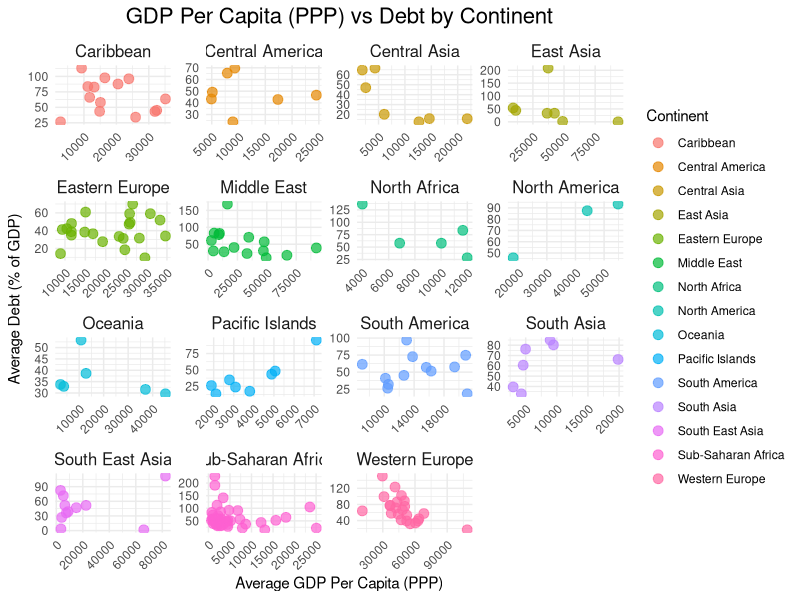

Write R code to recreate this figure. (Note: this script raises an error after producing the figure.)
## ---- chunk 1
suppressPackageStartupMessages(library(dplyr))
library(tidyr)
library(ggplot2)
data <- read.csv("data/data_continent.csv")

start_year <- 2000  # Specify the start year for analysis
end_year <- 2024    # Specify the end year for analysis



# Reshape the dataset from wide to long format
data_long <- data |>
  pivot_longer(
    cols = starts_with("X"),       # Columns for years (e.g., X1980, X1981, ...)
    names_to = "Year",             # Name the new column for years
    names_prefix = "X",            # Remove the prefix "X" from year names
    values_to = "Value"            # Name the column containing the values
  ) |>
  mutate(Year = as.numeric(Year))  # Convert Year column to numeric


# Filter data for the specified date period
data_long <- data_long |>
  filter(Year >= start_year & Year <= end_year)

gdp_per_capita <- data_long |>
  filter(INDICATOR.Name == "Gross domestic product (GDP), Per capita, purchasing power parity (PPP) international dollar") |>
  select(COUNTRY.Name, Continent, Year, GDP_per_capita_PPP = Value)

debt <- data_long |>
  filter(INDICATOR.Name == "Gross debt, General government, Percent of GDP") |>
  select(COUNTRY.Name, Continent, Year, Debt = Value)

merged_data <- gdp_per_capita |>
  inner_join(debt, by = c("COUNTRY.Name", "Continent", "Year"))
prepared_data <- merged_data |>
  group_by(COUNTRY.Name, Continent) |>
  summarize(
    Avg_GDP_per_capita_PPP = mean(GDP_per_capita_PPP, na.rm = TRUE),
    Avg_Debt = mean(Debt, na.rm = TRUE)
  )

prepared_data <- prepared_data |> drop_na()

filtered_data <- prepared_data |>
  filter(!is.na(Continent))

ggplot(filtered_data, aes(x = Avg_GDP_per_capita_PPP, y = Avg_Debt)) +
  geom_point(aes(color = Continent), size = 3, alpha = 0.7) +
  facet_wrap(~ Continent, scales = "free") +
  labs(
    title = "GDP Per Capita (PPP) vs Debt by Continent",
    x = "Average GDP Per Capita (PPP)",
    y = "Average Debt (% of GDP)",
    color = "Continent"
  ) +
  theme_minimal() +
  theme(
    plot.title = element_text(hjust = 0.5, size = 16),
    strip.text = element_text(size = 12),
    axis.text.x = element_text(angle = 45, hjust = 1)
  )


## ---- chunk 2
# Filter and prepare the data
prepared_data <- data_long |>
  filter(INDICATOR.Name %in% c(
    "Gross debt, General government, Percent of GDP",
    "Net lending (+) / net borrowing (-), General government, Percent of GDP",
    "Primary net lending (+) / net borrowing (-), General government, Percent of GDP",
    "Gross domestic product (GDP), Current prices, US Dollar"
  )) |>
  pivot_wider(names_from = INDICATOR.Name, values_from = Value) |>
  rename(
    Gross_Debt = `Gross debt, General government, Percent of GDP`,
    Primary_Lending = `Primary net lending (+) / net borrowing (-), General government, Percent of GDP`,
    Lending = `Net lending (+) / net borrowing (-), General government, Percent of GDP`) |>
  filter(!is.na(Gross_Debt), !is.na(Primary_Lending), !is.na(Lending),!is.na(Year)) |>
  mutate(Interest_Payments = -Lending + Primary_Lending) |>
  select(COUNTRY.Name, Year, Interest_Payments, Gross_Debt, Continent)

# Create folder docs/data if it does not exist
if (!dir.exists("docs/data")) {
  dir.create("docs/data")
}

# Save to a CSV file for use in D3.js
write.csv(prepared_data, "docs/data/debt_interest_data.csv")

## ---- chunk 3
gdp_per_capita <- data_long |>
  filter(INDICATOR.Name == "Gross domestic product (GDP), Current prices, Per capita, US Dollar") |>
  select(COUNTRY.Name, Continent, Year, GDP_per_capita = Value)

debt <- data_long |>
  filter(INDICATOR.Name == "Gross debt, General government, Percent of GDP") |>
  select(COUNTRY.Name, Continent, Year, Debt = Value)

merged_data <- gdp_per_capita |>
  inner_join(debt, by = c("COUNTRY.Name", "Continent", "Year"))

prepared_data <- merged_data |>
  group_by(COUNTRY.Name, Continent) |>
  summarize(
    Avg_GDP_per_capita = mean(GDP_per_capita, na.rm = TRUE),
    Avg_Debt = mean(Debt, na.rm = TRUE)
  )

prepared_data <- prepared_data |> drop_na()

filtered_data <- prepared_data |>
  filter(!is.na(Continent))

ggplot(filtered_data, aes(x = Avg_GDP_per_capita, y = Avg_Debt)) +
  geom_point(aes(color = Continent), size = 3, alpha = 0.7) +
  facet_wrap(~ Continent, scales = "free") +
  labs(
    title = "GDP Per Capita vs Debt by Continent",
    x = "Average GDP Per Capita (USD)",
    y = "Average Debt (% of GDP)",
    color = "Continent"
  ) +
  theme_minimal() +
  theme(
    plot.title = element_text(hjust = 0.5, size = 16),
    strip.text = element_text(size = 8),
    axis.text.x = element_text(angle = 45, hjust = 1)
  )

## ---- chunk 4
data_long <- data |>
  pivot_longer(
    cols = starts_with("X"),      
    names_to = "Year",             
    names_prefix = "X",            
    values_to = "Value"            
  ) |>
  mutate(Year = as.numeric(Year)) 

data_long <- data_long |>
  filter(Year >= (start_year - 1) & Year <= end_year)


gdp_per_capita <- data_long |>
  filter(INDICATOR.Name == "Gross domestic product (GDP), Current prices, Per capita, US Dollar") |>
  select(COUNTRY.Name, Continent, Year, GDP_per_capita = Value)

gdp_growth <- gdp_per_capita |>
  arrange(COUNTRY.Name, Year) |>
  group_by(COUNTRY.Name) |>
  mutate(GDP_per_capita_growth = (GDP_per_capita - lag(GDP_per_capita)) / lag(GDP_per_capita) * 100) |>
  ungroup()

debt <- data_long |>
  filter(INDICATOR.Name == "Gross debt, General government, Percent of GDP") |>
  select(COUNTRY.Name, Continent, Year, Debt = Value)

merged_data <- gdp_growth |>
  inner_join(debt, by = c("COUNTRY.Name", "Continent", "Year"))

prepared_data <- merged_data |>
  group_by(COUNTRY.Name, Continent) |>
  summarize(
    Avg_GDP_per_capita = mean(GDP_per_capita, na.rm = TRUE),
    Avg_GDP_per_capita_growth = mean(GDP_per_capita_growth, na.rm = TRUE),
    Avg_Debt = mean(Debt, na.rm = TRUE)
  )

prepared_data <- prepared_data |> drop_na()

filtered_data <- prepared_data |>
  filter(!is.na(Continent))

ggplot(filtered_data, aes(x = Avg_GDP_per_capita_growth, y = Avg_Debt)) +
  geom_point(aes(color = Continent), size = 3, alpha = 0.7) +
  facet_wrap(~ Continent, scales = "free") +
  labs(
    title = paste0("GDP Per Capita Growth vs Debt by Continent (", start_year, "-", end_year, ")"),
    x = "Average GDP Per Capita Growth (%)",
    y = "Average Debt (% of GDP)",
    color = "Continent"
  ) +
  theme_minimal() +
  theme(
    plot.title = element_text(hjust = 0.5, size = 16),
    strip.text = element_text(size = 12),
    axis.text.x = element_text(angle = 45, hjust = 1)
  )

## ---- chunk 5
library(dplyr)
library(tidyr)
library(ggplot2)

periods <- list(
  `Pre-2007` = c(2002, 2007),
  `2008-2014` = c(2008, 2014),
  `2015-2019` = c(2015, 2019),
  `Post-COVID` = c(2020, 2024)
)

g7_countries <- c("United States", "Canada", "United Kingdom", "Germany", "France", "Italy", "Japan")

data_long <- data |>
  pivot_longer(
    cols = starts_with("X"),       
    names_to = "Year",            
    names_prefix = "X",            
    values_to = "Value"           
  ) |>
  mutate(Year = as.numeric(Year))  

g7_data <- data_long |>
  filter(COUNTRY.Name %in% g7_countries)

prepare_combined_data <- function(data, indicator_name, value_column) {
  data |>
    filter(INDICATOR.Name == indicator_name) |>
    select(COUNTRY.Name, Year, {{ value_column }} := Value) |>
    mutate(
      Period = case_when(
        Year >= periods$`Pre-2007`[1] & Year <= periods$`Pre-2007`[2] ~ "Pre-2007",
        Year >= periods$`2008-2014`[1] & Year <= periods$`2008-2014`[2] ~ "2008-2014",
        Year >= periods$`2015-2019`[1] & Year <= periods$`2015-2019`[2] ~ "2015-2019",
        Year >= periods$`Post-COVID`[1] & Year <= periods$`Post-COVID`[2] ~ "Post-COVID",
        TRUE ~ NA_character_
      )
    ) |>
    filter(!is.na(Period))  
}

unemployment_data <- prepare_combined_data(
  g7_data,
  indicator_name = "Unemployment rate",
  value_column = Unemployment
)
unemployment_data <- unemployment_data |>
  mutate(Period = factor(Period, levels = c("Pre-2007", "2008-2014", "2015-2019", "Post-COVID")))

debt_data <- prepare_combined_data(
  g7_data,
  indicator_name = "Gross debt, General government, Percent of GDP",
  value_column = Debt
)
debt_data <- debt_data |>
  mutate(Period = factor(Period, levels = c("Pre-2007", "2008-2014", "2015-2019", "Post-COVID")))


gdp_growth_data <- prepare_combined_data(
  g7_data,
  indicator_name = "Gross domestic product (GDP), Constant prices, Percent change, Domestic currency",
  value_column = GDP_Growth
)

gdp_growth_data <- gdp_growth_data |>
  mutate(Period = factor(Period, levels = c("Pre-2007", "2008-2014", "2015-2019", "Post-COVID")))

ggplot(unemployment_data, aes(x = Period, y = Unemployment, fill = Period)) +
  geom_violin(trim = TRUE, alpha = 0.7) +
  facet_wrap(~ COUNTRY.Name, scales = "free_y") +
  labs(
    title = "Unemployment Rate Across Four Periods in G7 Economies",
    x = "Period",
    y = "Unemployment Rate (%)",
    fill = "Period"
  ) +
  theme_minimal() +
  theme(
    plot.title = element_text(hjust = 0.5, size = 16),
    strip.text = element_text(size = 12),
    axis.text.x = element_text(angle = 45, hjust = 1)
  )

ggplot(debt_data, aes(x = Period, y = Debt, fill = Period)) +
  geom_violin(trim = TRUE, alpha = 0.7) +
  facet_wrap(~ COUNTRY.Name, scales = "free_y") +
  labs(
    title = "Gross Debt Across Four Periods in G7 Economies",
    x = "Period",
    y = "Gross Debt (% of GDP)",
    fill = "Period"
  ) +
  theme_minimal() +
  theme(
    plot.title = element_text(hjust = 0.5, size = 16),
    strip.text = element_text(size = 12),
    axis.text.x = element_text(angle = 45, hjust = 1)
  )

ggplot(gdp_growth_data, aes(x = Period, y = GDP_Growth, fill = Period)) +
  geom_violin(trim = TRUE, alpha = 0.7) +
  facet_wrap(~ COUNTRY.Name, scales = "free_y") +
  labs(
    title = "GDP Growth Across Four Periods in G7 Economies",
    x = "Period",
    y = "GDP Growth (%)",
    fill = "Period"
  ) +
  theme_minimal() +
  theme(
    plot.title = element_text(hjust = 0.5, size = 16),
    strip.text = element_text(size = 12),
    axis.text.x = element_text(angle = 45, hjust = 1)
  )

## ---- chunk 6

periods <- list(
  `Pre-COVID` = c(2015, 2019),
  `Post-COVID` = c(2020, 2024)
)

data <- read.csv("data/data_continent.csv")

start_year <- 2000  # Specify the start year for analysis
end_year <- 2024    # Specify the end year for analysis



data_long <- data |>
  pivot_longer(
    cols = starts_with("X"),    
    names_to = "Year",           
    names_prefix = "X",           
    values_to = "Value"            
  ) |>
  mutate(Year = as.numeric(Year)) 

cpi_data <- data_long |>
  filter(INDICATOR.Name == "All items, Consumer price index (CPI), Period average") |>
  select(COUNTRY.Name, Year, CPI = Value) |>
  mutate(
    Period = case_when(
      Year >= periods$`Pre-COVID`[1] & Year <= periods$`Pre-COVID`[2] ~ "Pre-COVID",
      Year >= periods$`Post-COVID`[1] & Year <= periods$`Post-COVID`[2] ~ "Post-COVID",
      TRUE ~ NA_character_
    )
  ) |>
  filter(!is.na(Period) & !is.na(CPI) & !is.na(Year)) |> 
  group_by(COUNTRY.Name, Period) |>
  summarize(CPI = median(CPI, na.rm = TRUE)) |>
  ungroup()

debt_data <- data_long |>
  filter(INDICATOR.Name == "Gross debt, General government, Percent of GDP") |>
  select(COUNTRY.Name, Year, Debt = Value) |>
  mutate(
    Period = case_when(
      Year >= periods$`Pre-COVID`[1] & Year <= periods$`Pre-COVID`[2] ~ "Pre-COVID",
      Year >= periods$`Post-COVID`[1] & Year <= periods$`Post-COVID`[2] ~ "Post-COVID",
      TRUE ~ NA_character_
    )
  ) |>
  filter(!is.na(Period) & !is.na(Debt) & !is.na(Year))  


ggplot(cpi_data, aes(x = CPI, fill = Period)) +
  geom_density(alpha = 0.7) +
  labs(
    title = "Density Plot of CPI Across the World (Pre-COVID vs Post-COVID)",
    x = "Consumer Price Index (CPI)",
    y = "Density",
    fill = "Period"
  ) +
  theme_minimal() +
  scale_x_continuous(limits = c(0,1000))+
  theme(
    plot.title = element_text(hjust = 0.5, size = 16),
    strip.text = element_text(size = 12),
    axis.text.x = element_text(angle = 45, hjust = 1)
  )

ggplot(debt_data, aes(x = Debt, fill = Period)) +
  geom_density(alpha = 0.7) +
  labs(
    title = "Density Plot of Debt (% of GDP) Across the World (Pre-COVID vs Post-COVID)",
    x = "Debt (% of GDP)",
    y = "Density",
    fill = "Period"
  ) +
  theme_minimal() +
  theme(
    plot.title = element_text(hjust = 0.5, size = 16),
    strip.text = element_text(size = 12),
    axis.text.x = element_text(angle = 45, hjust = 1)
  )
## ---- chunk 7
pre_prediction_years <- c(2020:2024)
prediction_years <- c(2025:2029)


gdp_comparison_data <- data_long |>
  filter(
    INDICATOR.Name == "Gross domestic product (GDP), Constant prices, Percent change, Domestic currency",
    Year %in% c(pre_prediction_years, prediction_years)
  ) |>
  mutate(
    Period = case_when(
      Year %in% pre_prediction_years ~ "2020-2024",
      Year %in% prediction_years ~ "2025-2029"
    )
  ) |>
  select(COUNTRY.Name, Continent, Year, Period, GDP_Growth = Value) |>
  filter(!is.na(GDP_Growth) & !is.na(Year) & !is.na(Period)) 

debt_comparison_data <- data_long |>
  filter(
    INDICATOR.Name == "Gross debt, General government, Percent of GDP",
    Year %in% c(pre_prediction_years, prediction_years)
  ) |>
  mutate(
    Period = case_when(
      Year %in% pre_prediction_years ~ "2020-2024",
      Year %in% prediction_years ~ "2025-2029"
    )
  ) |>
  select(COUNTRY.Name, Continent, Year, Period, Debt = Value) |>
  filter(!is.na(Debt) & !is.na(Year) & !is.na(Period))

cpi_comparison_data <- data_long |>
  filter(
    INDICATOR.Name == "All items, Consumer price index (CPI), Period average",
    Year %in% c(pre_prediction_years, prediction_years)
  ) |>
  mutate(
    Period = case_when(
      Year %in% pre_prediction_years ~ "2020-2024",
      Year %in% prediction_years ~ "2025-2029"
    )
  ) |>
  select(COUNTRY.Name, Continent, Year, Period, CPI = Value) |>
  filter(!is.na(CPI) & !is.na(Year) & !is.na(Period))


gdp_comparison_plot <- ggplot(gdp_comparison_data, aes(x = GDP_Growth, fill = Period)) +
  geom_density(alpha = 0.6) +
  facet_wrap(~ Continent, scales = "free") +
  labs(
    title = "IMF GDP Growth Comparison (2020–2024 vs. 2025–2029)",
    x = "GDP Growth (%)",
    y = "Density",
    fill = "Period"
  ) +
  theme_minimal() +
  scale_x_continuous(limits = c(-10, 20)) +
  theme(
    plot.title = element_text(hjust = 0.5, size = 16),
    strip.text = element_text(size = 12),
    legend.position = "bottom"
  )

debt_comparison_plot <- ggplot(debt_comparison_data, aes(x = Debt, fill = Period)) +
  geom_density(alpha = 0.6) +
  facet_wrap(~ Continent, scales = "free") +
  labs(
    title = "IMF Debt Comparison (2020–2024 vs. 2025–2029)",
    x = "Debt (% of GDP)",
    y = "Density",
    fill = "Period"
  ) +
  theme_minimal() +
  theme(
    plot.title = element_text(hjust = 0.5, size = 16),
    strip.text = element_text(size = 12),
    legend.position = "bottom"
  )

cpi_comparison_plot <- ggplot(cpi_comparison_data, aes(x = CPI, fill = Period)) +
  geom_density(alpha = 0.6) +
  facet_wrap(~ Continent, scales = "free") +
  labs(
    title = "IMF CPI Comparison (2020–2024 vs. 2025–2029)",
    x = "CPI",
    y = "Density",
    fill = "Period"
  ) +
  theme_minimal() +
  scale_x_continuous(limits = c(0, 500)) +
  theme(
    plot.title = element_text(hjust = 0.5, size = 16),
    strip.text = element_text(size = 12),
    legend.position = "bottom"
  )

gdp_comparison_plot
debt_comparison_plot
cpi_comparison_plot

## ---- chunk 8
analysis_years <- c(2000:2024)

income_data <- data_long |>
  filter(
    INDICATOR.Name == "Gross domestic product (GDP), Current prices, Per capita, US Dollar",
    Year %in% analysis_years
  ) |>
  select(COUNTRY.Name, Continent, Year, Income = Value) |>
  filter(!is.na(Income) & !is.na(Year) & !is.na(Continent))

income_summary <- income_data |>
  filter(!is.na(Continent)) |>
  group_by(Continent, Year) |>
  summarise(
    Median_Income = median(Income, na.rm = TRUE),
    IQR_Income = IQR(Income, na.rm = TRUE),
    .groups = "drop"
  )

ggplot(income_data, aes(x = as.factor(Year), y = Income, fill = Continent)) +
  geom_boxplot(outlier.shape = NA) +
  scale_y_log10() + 
  facet_wrap(~ Continent, ncol = 3, scales = "free_y") + 
  labs(
    title = "GDP per Capita Over Time per Region",
    x = "Year",
    y = "GDP Per Capita (Log Scale)",
    fill = "Continent"
  ) +
  theme_minimal() +
  theme(
    plot.title = element_text(hjust = 0.5, size = 16),
    axis.text.x = element_text(angle = 45, vjust = 1, hjust = 1), 
    strip.text = element_text(size = 12),
    legend.position = "bottom"
  )

income_data <- data_long |>
  filter(
    INDICATOR.Name == "Gross domestic product (GDP), Per capita, purchasing power parity (PPP) international dollar",
    Year %in% analysis_years
  ) |>
  select(COUNTRY.Name, Continent, Year, Income = Value) |>
  filter(!is.na(Income) & !is.na(Year) & !is.na(Continent))

income_summary <- income_data |>
  filter(!is.na(Continent)) |>
  group_by(Continent, Year) |>
  summarise(
    Median_Income = median(Income, na.rm = TRUE),
    IQR_Income = IQR(Income, na.rm = TRUE),
    .groups = "drop"
  )

ggplot(income_data, aes(x = as.factor(Year), y = Income, fill = Continent)) +
  geom_boxplot(outlier.shape = NA) + 
  scale_y_log10() +
  facet_wrap(~ Continent, ncol = 3, scales = "free_y") + 
  labs(
    title = "GDP per Capita (PPP) Over Time per Region",
    x = "Year",
    y = "GDP Per Capita Per PPP (Log Scale)",
    fill = "Continent"
  ) +
  theme_minimal() +
  theme(
    plot.title = element_text(hjust = 0.5, size = 16),
    axis.text.x = element_text(angle = 45, vjust = 1, hjust = 1),
    strip.text = element_text(size = 12),
    legend.position = "bottom"
  )
## ---- chunk 9
fiscal_balance_data <- data_long |>
  filter(INDICATOR.Name %in% c("Expenditure, General government, Percent of GDP",
                          "Gross domestic product (GDP), Current prices, US Dollar",
                          "Gross debt, General government, Percent of GDP",
                          "Revenue, General government, Percent of GDP",
                          "Net lending (+) / net borrowing (-), General government, Percent of GDP",
                          "Primary net lending (+) / net borrowing (-), General government, Percent of GDP")) |>
  pivot_wider(names_from = INDICATOR.Name, values_from = Value) |>
  select(COUNTRY.Name, Continent,
  Year, `Expenditure, General government, Percent of GDP`,
  `Gross domestic product (GDP), Current prices, US Dollar`,
  `Gross debt, General government, Percent of GDP`,
  `Revenue, General government, Percent of GDP`,
  `Net lending (+) / net borrowing (-), General government, Percent of GDP`,
  `Primary net lending (+) / net borrowing (-), General government, Percent of GDP`)

colnames(fiscal_balance_data) <- c("Country", "Continent", "Year", "Expenditure", "GDP", "Debt", "Revenue", "Net_Lending", "Primary_Net_Lending")

fiscal_balance_data <- fiscal_balance_data |>
  filter(!is.na(Expenditure), !is.na(GDP), !is.na(Debt), !is.na(Year), !is.na(Revenue), !is.na(Net_Lending), !is.na(Primary_Net_Lending))

fiscal_balance_data <- fiscal_balance_data |>
  filter(!is.na(Expenditure), !is.na(GDP), !is.na(Debt), !is.na(Year), !is.na(Primary_Net_Lending), !is.na(Net_Lending))

fiscal_balance_data <- fiscal_balance_data |>
  group_by(Country) |>
  arrange(Year) |>
  mutate(GDP_Growth = (GDP / lag(GDP) - 1) * 100) |>
  ungroup() |>
  filter(!is.na(GDP_Growth)) 

fiscal_balance_data <- fiscal_balance_data |>
  group_by(Country) |>
  arrange(Year) |>
  mutate(Fiscal_Deficit = Expenditure - Revenue) |>
  ungroup()


fiscal_balance_data <- fiscal_balance_data |>
  group_by(Country) |>
  arrange(Year) |>
  mutate(Debt_Change = (Debt*GDP - lag(Debt)*lag(GDP))/lag(GDP)) |>
  ungroup() |>
  filter(!is.na(Debt_Change))


fiscal_balance_data <- fiscal_balance_data |>
  group_by(Country) |>
  arrange(Year) |>
  mutate(Interest_Payment = Net_Lending - Primary_Net_Lending) |>
  ungroup() |>
  filter(!is.na(Interest_Payment))

fiscal_balance_data <- fiscal_balance_data |>
  group_by(Country) |>
  arrange(Year) |>
  mutate(Primary_Fiscal_Deficit = Fiscal_Deficit - Interest_Payment) |>
  ungroup() |>
  filter(!is.na(Primary_Fiscal_Deficit))


g7_data <- fiscal_balance_data |> 
  filter(Country %in% c("Canada", "France", "Germany", "Italy", "Japan", "United Kingdom", "United States"))


g7_long <- g7_data |>
  pivot_longer(cols = c(Primary_Fiscal_Deficit, Debt_Change, Fiscal_Deficit), names_to = "Metric", values_to = "Value")

ggplot(g7_long, aes(x = Year, y = Value, color = Metric)) +
  geom_line(size = 1) +
  facet_wrap(~ Country, scales = "free_y", ncol = 3) +
  scale_color_manual(values = c("Primary_Fiscal_Deficit" = "blue", "Debt_Change" = "green", "Fiscal_Deficit" = "red")) +
  labs(
    title = "Government Spending, GDP Growth, and Debt Trends in G7 Countries",
    subtitle = "Faceted Line Plot to Compare Trends Over Time",
    x = "Year", y = "Value (%)",
    color = "Metric"
  ) +
  theme_minimal() +
  theme(
    plot.title = element_text(hjust = 0.5, size = 16),
    plot.subtitle = element_text(hjust = 0.5, size = 12),
    legend.position = "bottom",
    axis.text.x = element_text(angle = 45, hjust = 1)
  )
## ---- chunk 10

library(dplyr)
library(tidyr)


first_year <- 2002
last_year <- 2024

filtered_data <- data_long |>
  filter(INDICATOR.Name %in% c(
    "Net lending (+) / net borrowing (-), General government, Percent of GDP",
    "Primary net lending (+) / net borrowing (-), General government, Percent of GDP",
    "Gross domestic product (GDP), Current prices, US Dollar",
    "Gross debt, General government, Percent of GDP",
    "Revenue, General government, Percent of GDP",
    "Expenditure, General government, Percent of GDP"
  ), Year >= first_year, Year <= last_year)

wide_data <- filtered_data |>
  pivot_wider(
    names_from = INDICATOR.Name,
    values_from = Value
  ) |>
  rename(
    Net_Lending_Borrowing = `Net lending (+) / net borrowing (-), General government, Percent of GDP`,
    Primary_Net_Lending_Borrowing = `Primary net lending (+) / net borrowing (-), General government, Percent of GDP`,
    GDP = `Gross domestic product (GDP), Current prices, US Dollar`,
    Debt_Percent_GDP = `Gross debt, General government, Percent of GDP`,
    Revenue = `Revenue, General government, Percent of GDP`,
    Expenditure = `Expenditure, General government, Percent of GDP`
  )

wide_data <- wide_data |>
  mutate(
    Interest_Payments_Percent_GDP = -Net_Lending_Borrowing + Primary_Net_Lending_Borrowing,
    Interest_Payments = Interest_Payments_Percent_GDP * GDP / 100,
    Interest_Rate = Interest_Payments_Percent_GDP / Debt_Percent_GDP*100,
    Interest_Payments_To_Revenue = Interest_Payments_Percent_GDP / Revenue*100,
    GDP_Growth = (GDP / lag(GDP) - 1) * 100
  )

boxplot_data <- wide_data |>
  filter(!is.na(Interest_Rate) & !is.na(Continent) & !is.na(Year)) 

ggplot(boxplot_data, aes(x = factor(Year), y = Interest_Rate, fill = Continent)) +
  geom_boxplot(outlier.shape = NA) + 
  facet_wrap(~ Continent, ncol = 4, scales = "free_y") +  
  labs(
    title = "Boxplot of Interest Rates Over Time by Continent",
    subtitle = "Distribution of interest rates across continents over time",
    x = "Year",
    y = "Interest Rate (%)",
    fill = "Continent"
  ) +
  theme_minimal() +
  scale_y_continuous(limits = c(0,10))+
  theme(
    plot.title = element_text(hjust = 0.5, size = 16),
    plot.subtitle = element_text(hjust = 0.5, size = 12),
    axis.text.x = element_text(angle = 45, hjust = 1, size = 8),
    axis.text.y = element_text(size = 10),
    legend.position = "bottom"
  )

ggplot(boxplot_data, aes(x = factor(Year), y = Interest_Rate)) +
  geom_boxplot(fill = "skyblue", outlier.shape = NA) +
  labs(
    title = "Boxplot of Interest Rates Over Time for the Whole World",
    subtitle = "Distribution of interest rates globally over time",
    x = "Year",
    y = "Interest Rate (%)"
  ) +
  theme_minimal() +
  scale_y_continuous(limits = c(-10,20))+
  theme(
    plot.title = element_text(hjust = 0.5, size = 16),
    plot.subtitle = element_text(hjust = 0.5, size = 12),
    axis.text.x = element_text(angle = 45, hjust = 1, size = 8),
    axis.text.y = element_text(size = 10)
  )


## ---- chunk 11
library(ggplot2)
library(dplyr)

correlation_data <- fiscal_balance_data |>
  group_by(Continent) |>
  summarize(
    Primary_Fiscal_Deficit_vs_Debt_Change = cor(Primary_Fiscal_Deficit, Debt_Change, use = "complete.obs"),
    Fiscal_Deficit_vs_Debt_Change = cor(Fiscal_Deficit, Debt_Change, use = "complete.obs")
  ) |>
  pivot_longer(
    cols = c(Primary_Fiscal_Deficit_vs_Debt_Change, Fiscal_Deficit_vs_Debt_Change),
    names_to = "Correlation_Type",
    values_to = "Correlation"
  ) 

correlation_data <- correlation_data |>
  mutate(Correlation_Type = factor(Correlation_Type, 
                                   levels = c("Primary_Fiscal_Deficit_vs_Debt_Change", 
                                              "Fiscal_Deficit_vs_Debt_Change")))

ggplot(correlation_data, aes(x = reorder(Continent, Correlation), y = Correlation, fill = Correlation_Type)) +
  geom_bar(stat = "identity", position = position_dodge()) +
  labs(
    title = "Correlation Between Fiscal Deficit and Debt Change",
    subtitle = "Comparison by Continent and Correlation Type",
    x = "Continent",
    y = "Correlation",
    fill = "Correlation Type"
  ) +
  theme_minimal() +
  theme(
    plot.title = element_text(hjust = 0.5, size = 16),
    plot.subtitle = element_text(hjust = 0.5, size = 12),
    axis.text.x = element_text(angle = 45, hjust = 1),
    legend.position = "bottom"
  ) +
  scale_fill_manual(values = c("Primary_Fiscal_Deficit_vs_Debt_Change" = "blue",
                               "Fiscal_Deficit_vs_Debt_Change" = "red"))

## ---- chunk 12
world <- c("World")
g7_countries <- c("United States", "Canada", "United Kingdom", "Germany", "France", "Italy", "Japan")
brics_countries <- c("Russia, Russian Federation", "Brazil", "India", "China, People's Republic of", "South Africa", "Egypt, Arab Republic of", "Ethiopia, The Federal Democratic Republic of", "Iran, Islamic Republic of", "United Arab Emirates", "Indonesia")
indicator_list <- c("Gross domestic product (GDP), Per capita, purchasing power parity (PPP) international dollar",
"Population, Number",
"Gross domestic product (GDP), Purchasing power parity (PPP) international dollar, percent of world GDP",
"Gross domestic product (GDP), Current prices, US Dollar")
country_data <- data_long |>
  filter(COUNTRY.Name %in% g7_countries | COUNTRY.Name %in% brics_countries | COUNTRY.Name %in% world) |>
    filter(INDICATOR.Name %in% indicator_list) |>
    pivot_wider(names_from = INDICATOR.Name, values_from = Value) |>
    select(COUNTRY.Name, Year, `Gross domestic product (GDP), Per capita, purchasing power parity (PPP) international dollar`, `Population, Number`, `Gross domestic product (GDP), Purchasing power parity (PPP) international dollar, percent of world GDP`, `Gross domestic product (GDP), Current prices, US Dollar`) |>
    rename(GDP_Per_Capita = `Gross domestic product (GDP), Per capita, purchasing power parity (PPP) international dollar`,
           Population = `Population, Number`,
           GDP_Share = `Gross domestic product (GDP), Purchasing power parity (PPP) international dollar, percent of world GDP`,
           GDP = `Gross domestic product (GDP), Current prices, US Dollar`)|>
    filter(COUNTRY.Name == "World" | (!is.na(Year) & !is.na(GDP_Per_Capita) & !is.na(Population) & !is.na(GDP_Share) & !is.na(GDP)))

## ---- chunk 13
library(ggplot2)
library(dplyr)

target_year <- 2024

gdp_data <- country_data |>
  filter(Year == target_year) |>
  mutate(
    Group = case_when(
      COUNTRY.Name %in% g7_countries ~ "G7",
      COUNTRY.Name %in% brics_countries ~ "BRICS",
      COUNTRY.Name == world ~ "World",
      TRUE ~ "Rest of the World"
    )
  )

gdp_totals <- gdp_data |>
  group_by(Group) |>
  summarise(Total_GDP = sum(GDP, na.rm = TRUE)) |>
  pivot_wider(names_from = Group, values_from = Total_GDP, values_fill = 0)

rest_of_world_gdp <- gdp_totals$World - (gdp_totals$G7 + gdp_totals$BRICS)

gdp_data <- gdp_data |>
  mutate(
    Group = ifelse(Group == "Rest of the World", "Rest of the World", Group)
  ) |>
  filter(Group != "World") |>
  bind_rows(
    tibble(
      COUNTRY.Name = "Rest of the World",
      Year = target_year,
      GDP = rest_of_world_gdp,
      Group = "Rest of the World"
    )
  )

gdp_data <- gdp_data |>
  group_by(Group) |>
  summarise(Total_GDP = sum(GDP, na.rm
 = TRUE)) |>
  mutate(
    Percentage = Total_GDP / sum(Total_GDP) * 100,
    Label = paste0(Group, "\n", round(Percentage, 2), "%")
  )

gdp_pie_chart <- ggplot(gdp_data, aes(x = "", y = Total_GDP, fill = Group)) +
  geom_bar(stat = "identity", width = 1, color = "white") +
  coord_polar("y", start = 0) +
  geom_text(aes(label = Label), position = position_stack(vjust = 0.5), size = 5) +
  labs(
    title = paste("GDP Share Distribution: G7, BRICS, and Rest of the World (", target_year, ")", sep = ""),
    fill = "Group"
  ) +
  scale_fill_manual(
    values = c("G7" = "blue", "BRICS" = "orange", "Rest of the World" = "grey")
  ) +
  theme_void() +
  theme(
    plot.title = element_text(hjust = 0.5, size = 16),
    legend.position = "bottom"
  )

print(gdp_pie_chart)

## ---- chunk 14
library(ggplot2)
library(dplyr)

target_year <- 2029

gdp_data <- country_data |>
  filter(Year == target_year) |>
  mutate(
    Group = case_when(
      COUNTRY.Name %in% g7_countries ~ "G7",
      COUNTRY.Name %in% brics_countries ~ "BRICS",
      COUNTRY.Name == world ~ "World",
      TRUE ~ "Rest of the World"
    )
  )

gdp_totals <- gdp_data |>
  group_by(Group) |>
  summarise(Total_GDP = sum(GDP, na.rm = TRUE)) |>
  pivot_wider(names_from = Group, values_from = Total_GDP, values_fill = 0)

rest_of_world_gdp <- gdp_totals$World - (gdp_totals$G7 + gdp_totals$BRICS)

gdp_data <- gdp_data |>
  mutate(
    Group = ifelse(Group == "Rest of the World", "Rest of the World", Group)
  ) |>
  filter(Group != "World") |> 
  bind_rows(
    tibble(
      COUNTRY.Name = "Rest of the World",
      Year = target_year,
      GDP = rest_of_world_gdp,
      Group = "Rest of the World"
    )
  )

gdp_data <- gdp_data |>
  group_by(Group) |>
  summarise(Total_GDP = sum(GDP, na.rm
 = TRUE)) |>
  mutate(
    Percentage = Total_GDP / sum(Total_GDP) * 100,
    Label = paste0(Group, "\n", round(Percentage, 2), "%")
  )

gdp_pie_chart <- ggplot(gdp_data, aes(x = "", y = Total_GDP, fill = Group)) +
  geom_bar(stat = "identity", width = 1, color = "white") +
  coord_polar("y", start = 0) +
  geom_text(aes(label = Label), position = position_stack(vjust = 0.5), size = 5) +
  labs(
    title = paste("GDP Share Distribution: G7, BRICS, and Rest of the World (", target_year, ")", sep = ""),
    fill = "Group"
  ) +
  scale_fill_manual(
    values = c("G7" = "blue", "BRICS" = "orange", "Rest of the World" = "grey")
  ) +
  theme_void() +
  theme(
    plot.title = element_text(hjust = 0.5, size = 16),
    legend.position = "bottom"
  )

print(gdp_pie_chart)

## ---- chunk 15
library(ggplot2)
library(dplyr)

target_year <- 2024

gdp_share_data <- country_data |>
  filter(Year == target_year) |>
  mutate(
    Group = case_when(
      COUNTRY.Name %in% g7_countries ~ "G7",
      COUNTRY.Name %in% brics_countries ~ "BRICS",
      COUNTRY.Name == world ~ "World",
      TRUE ~ "Rest of the World"
    )
  )

gdp_share_totals <- gdp_share_data |>
  group_by(Group) |>
  summarise(Total_GDP_Share = sum(GDP_Share, na.rm = TRUE)) |>
  pivot_wider(names_from = Group, values_from = Total_GDP_Share, values_fill = 0)

rest_of_world_gdp_share <- 100 - (gdp_share_totals$G7 + gdp_share_totals$BRICS)

gdp_share_data <- gdp_share_data |>
  mutate(
    Group = ifelse(Group == "Rest of the World", "Rest of the World", Group)
  ) |>
  filter(Group != "World") |> 
  bind_rows(
    tibble(
      COUNTRY.Name = "Rest of the World",
      Year = target_year,
      GDP_Share = rest_of_world_gdp_share,
      Group = "Rest of the World"
    )
  )

gdp_share_data <- gdp_share_data |>
  group_by(Group) |>
  summarise(Total_GDP_Share = sum(GDP_Share, na.rm = TRUE)) |>
  mutate(
    Percentage = Total_GDP_Share / sum(Total_GDP_Share) * 100,
    Label = paste0(Group, "\n", round(Percentage, 2), "%")
  )

gdp_share_pie_chart <- ggplot(gdp_share_data, aes(x = "", y = Total_GDP_Share, fill = Group)) +
  geom_bar(stat = "identity", width = 1, color = "white") +
  coord_polar("y", start = 0) +
  geom_text(aes(label = Label), position = position_stack(vjust = 0.5), size = 5) +
  labs(
    title = paste("GDP (PPP) Share Distribution: G7, BRICS, and Rest of the World (", target_year, ")", sep = ""),
    fill = "Group"
  ) +
  scale_fill_manual(
    values = c("G7" = "blue", "BRICS" = "orange", "Rest of the World" = "grey")
  ) +
  theme_void() +
  theme(
    plot.title = element_text(hjust = 0.5, size = 16),
    legend.position = "bottom"
  )

print(gdp_share_pie_chart)

## ---- chunk 16
library(ggplot2)
library(dplyr)

target_year <- 2029

gdp_share_data <- country_data |>
  filter(Year == target_year) |>
  mutate(
    Group = case_when(
      COUNTRY.Name %in% g7_countries ~ "G7",
      COUNTRY.Name %in% brics_countries ~ "BRICS",
      COUNTRY.Name == world ~ "World",
      TRUE ~ "Rest of the World"
    )
  )

gdp_share_totals <- gdp_share_data |>
  group_by(Group) |>
  summarise(Total_GDP_Share = sum(GDP_Share, na.rm = TRUE)) |>
  pivot_wider(names_from = Group, values_from = Total_GDP_Share, values_fill = 0)

rest_of_world_gdp_share <- 100 - (gdp_share_totals$G7 + gdp_share_totals$BRICS)

gdp_share_data <- gdp_share_data |>
  mutate(
    Group = ifelse(Group == "Rest of the World", "Rest of the World", Group)
  ) |>
  filter(Group != "World") |> 
  bind_rows(
    tibble(
      COUNTRY.Name = "Rest of the World",
      Year = target_year,
      GDP_Share = rest_of_world_gdp_share,
      Group = "Rest of the World"
    )
  )

gdp_share_data <- gdp_share_data |>
  group_by(Group) |>
  summarise(Total_GDP_Share = sum(GDP_Share, na.rm = TRUE)) |>
  mutate(
    Percentage = Total_GDP_Share / sum(Total_GDP_Share) * 100,
    Label = paste0(Group, "\n", round(Percentage, 2), "%")
  )

gdp_share_pie_chart <- ggplot(gdp_share_data, aes(x = "", y = Total_GDP_Share, fill = Group)) +
  geom_bar(stat = "identity", width = 1, color = "white") +
  coord_polar("y", start = 0) +
  geom_text(aes(label = Label), position = position_stack(vjust = 0.5), size = 5) +
  labs(
    title = paste("GDP (PPP) Share Distribution: G7, BRICS, and Rest of the World (", target_year, ")", sep = ""),
    fill = "Group"
  ) +
  scale_fill_manual(
    values = c("G7" = "blue", "BRICS" = "orange", "Rest of the World" = "grey")
  ) +
  theme_void() +
  theme(
    plot.title = element_text(hjust = 0.5, size = 16),
    legend.position = "bottom"
  )

print(gdp_share_pie_chart)

## ---- chunk 17
library(ggplot2)
library(dplyr)

target_year <- 2024

population_data <- country_data |>
  filter(Year == target_year) |>
  filter(COUNTRY.Name %in% c(g7_countries, brics_countries)) |>
  mutate(Group = ifelse(COUNTRY.Name %in% g7_countries, "G7", "BRICS"))

population_data <- population_data |>
  arrange(desc(Population)) |>
  mutate(COUNTRY.Name = factor(COUNTRY.Name, levels = unique(COUNTRY.Name)))

population_plot <- ggplot(population_data, aes(x = COUNTRY.Name, y = Population, fill = Group)) +
  geom_bar(stat = "identity", color = "black", width = 0.7) +
  labs(
    title = "Population of G7 and BRICS Countries (2024)",
    x = "Country",
    y = "Population (in billions)",
    fill = "Group"
  ) +
  scale_fill_manual(
    values = c("G7" = "blue", "BRICS" = "red")
  ) +
  theme_minimal() +
  theme(
    plot.title = element_text(hjust = 0.5, size = 16),
    axis.text.x = element_text(angle = 45, hjust = 1),
    axis.text.y = element_text(size = 10),
    legend.position = "top"
  )

print(population_plot)

## ---- chunk 18
library(ggplot2)
library(dplyr)

target_year <- 2029

population_data <- country_data |>
  filter(Year == target_year) |>
  filter(COUNTRY.Name %in% c(g7_countries, brics_countries)) |>
  mutate(Group = ifelse(COUNTRY.Name %in% g7_countries, "G7", "BRICS"))

population_data <- population_data |>
  arrange(desc(Population)) |>
  mutate(COUNTRY.Name = factor(COUNTRY.Name, levels = unique(COUNTRY.Name)))

population_plot <- ggplot(population_data, aes(x = COUNTRY.Name, y = Population, fill = Group)) +
  geom_bar(stat = "identity", color = "black", width = 0.7) +
  labs(
    title = "Population of G7 and BRICS Countries (2024)",
    x = "Country",
    y = "Population (in billions)",
    fill = "Group"
  ) +
  scale_fill_manual(
    values = c("G7" = "blue", "BRICS" = "red")
  ) +
  theme_minimal() +
  theme(
    plot.title = element_text(hjust = 0.5, size = 16),
    axis.text.x = element_text(angle = 45, hjust = 1),
    axis.text.y = element_text(size = 10),
    legend.position = "top"
  )

# Print the plot
print(population_plot)

